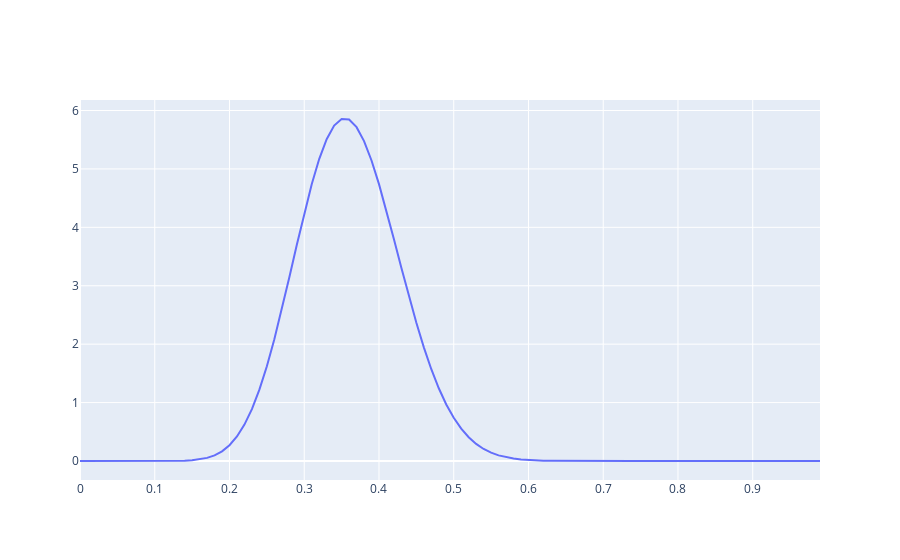

Here is the notebook cell this chart was saved with:
### Markdown cell above
This relationship is very important: when the posterior is of the same form of the prior, we say that the prior is *conjugate* of the likelihood. When the prior is conjugate, we can easily compute the posterior in a closed form.

**Exercise.** We observe 3 successes out of 10 tests. Our prior for the probaiblity of success is $Beta(8,2)$. Compute the posterior and evaluate the maximum of the posterior model.

### Code cell
n = 40
y = 10
prior_alpha = 8
prior_beta = 2

posterior_alpha = prior_alpha + y
posterior_beta = n + prior_beta - y

l = (
    theta ** (posterior_alpha - 1)
    * (1 - theta) ** (posterior_beta - 1)
    / B(y + prior_alpha, posterior_beta)
)
go.Figure(go.Line(x=theta, y=l))
